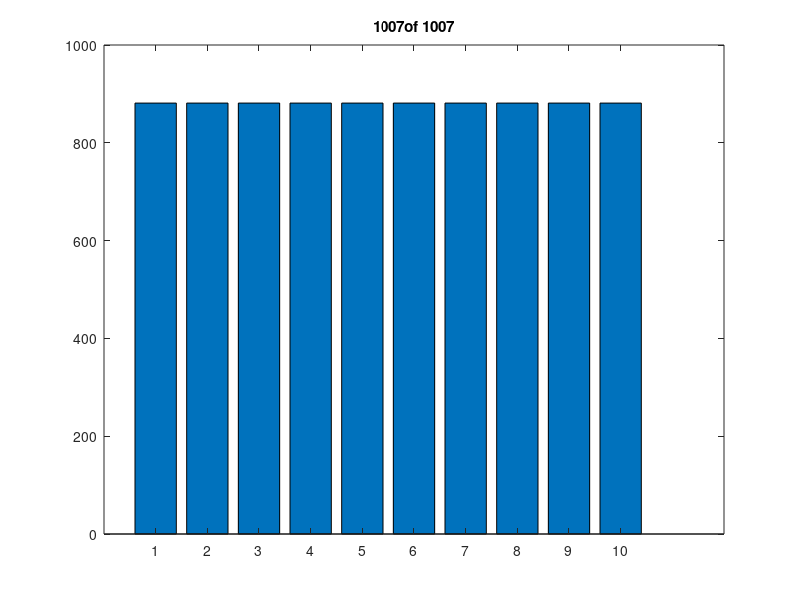

The MATLAB source for this figure:
clear
clc

m=10; % number of processors
wM=zeros(m,1); % initial weights of the processors

% add a few heavy particles
np=7; % number of particles
wMax=1000; % max expected weight of a particle
w=rand(np,1)*wMax; % weight of particles

% add a many light particles
np=1000; % number of particles
wMax=10; % max expected weight of a particle
w=[w;rand(np,1)*wMax]; % weight of particles


[ws,I]=sort(w,1,'descend');

for k=1:length(ws)
mMin=find(wM==min(wM),1);
wM(mMin)=wM(mMin)+ws(k);
figure(1)
bar([1:m],wM)
title([num2str(k) 'of ' num2str(length(ws))])
drawnow
end

%figure(1)
%bar([1:m],wM)